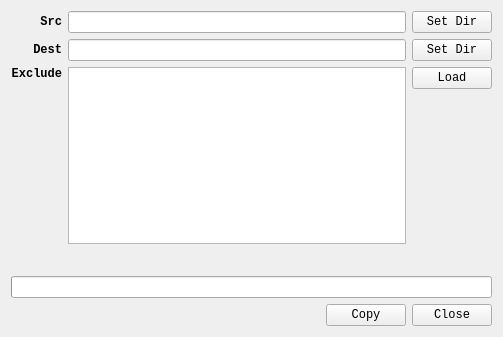
<?xml version="1.0" encoding="UTF-8"?>
<ui version="4.0">
 <class>Form</class>
 <widget class="QWidget" name="Form">
  <property name="geometry">
   <rect>
    <x>0</x>
    <y>0</y>
    <width>503</width>
    <height>337</height>
   </rect>
  </property>
  <property name="font">
   <font>
    <family>Consolas</family>
   </font>
  </property>
  <property name="windowTitle">
   <string>Form</string>
  </property>
  <layout class="QVBoxLayout" name="verticalLayout_3">
   <item>
    <layout class="QGridLayout" name="gridLayout">
     <item row="2" column="1">
      <widget class="QListWidget" name="listWidget"/>
     </item>
     <item row="0" column="0">
      <widget class="QLabel" name="label">
       <property name="font">
        <font>
         <weight>75</weight>
         <bold>true</bold>
        </font>
       </property>
       <property name="text">
        <string>Src</string>
       </property>
       <property name="alignment">
        <set>Qt::AlignRight|Qt::AlignTrailing|Qt::AlignVCenter</set>
       </property>
      </widget>
     </item>
     <item row="0" column="1">
      <widget class="QLineEdit" name="lineEdit"/>
     </item>
     <item row="0" column="2">
      <widget class="QPushButton" name="pushButton">
       <property name="text">
        <string>Set Dir</string>
       </property>
      </widget>
     </item>
     <item row="1" column="0">
      <widget class="QLabel" name="label_2">
       <property name="font">
        <font>
         <weight>75</weight>
         <bold>true</bold>
        </font>
       </property>
       <property name="text">
        <string>Dest</string>
       </property>
       <property name="alignment">
        <set>Qt::AlignRight|Qt::AlignTrailing|Qt::AlignVCenter</set>
       </property>
      </widget>
     </item>
     <item row="1" column="1">
      <widget class="QLineEdit" name="lineEdit_2"/>
     </item>
     <item row="1" column="2">
      <widget class="QPushButton" name="pushButton_2">
       <property name="text">
        <string>Set Dir</string>
       </property>
      </widget>
     </item>
     <item row="2" column="0">
      <layout class="QVBoxLayout" name="verticalLayout">
       <item>
        <widget class="QLabel" name="label_3">
         <property name="font">
          <font>
           <weight>75</weight>
           <bold>true</bold>
          </font>
         </property>
         <property name="text">
          <string>Exclude</string>
         </property>
         <property name="alignment">
          <set>Qt::AlignRight|Qt::AlignTrailing|Qt::AlignVCenter</set>
         </property>
        </widget>
       </item>
       <item>
        <spacer name="verticalSpacer">
         <property name="orientation">
          <enum>Qt::Vertical</enum>
         </property>
         <property name="sizeHint" stdset="0">
          <size>
           <width>20</width>
           <height>40</height>
          </size>
         </property>
        </spacer>
       </item>
      </layout>
     </item>
     <item row="2" column="2">
      <layout class="QVBoxLayout" name="verticalLayout_2">
       <item>
        <widget class="QPushButton" name="pushButton_3">
         <property name="text">
          <string>Load</string>
         </property>
        </widget>
       </item>
       <item>
        <spacer name="verticalSpacer_2">
         <property name="orientation">
          <enum>Qt::Vertical</enum>
         </property>
         <property name="sizeHint" stdset="0">
          <size>
           <width>20</width>
           <height>40</height>
          </size>
         </property>
        </spacer>
       </item>
      </layout>
     </item>
    </layout>
   </item>
   <item>
    <spacer name="verticalSpacer_3">
     <property name="orientation">
      <enum>Qt::Vertical</enum>
     </property>
     <property name="sizeHint" stdset="0">
      <size>
       <width>20</width>
       <height>40</height>
      </size>
     </property>
    </spacer>
   </item>
   <item>
    <widget class="QProgressBar" name="progressBar">
     <property name="value">
      <number>0</number>
     </property>
     <property name="textVisible">
      <bool>false</bool>
     </property>
    </widget>
   </item>
   <item>
    <layout class="QHBoxLayout" name="horizontalLayout_4">
     <item>
      <spacer name="horizontalSpacer">
       <property name="orientation">
        <enum>Qt::Horizontal</enum>
       </property>
       <property name="sizeHint" stdset="0">
        <size>
         <width>40</width>
         <height>20</height>
        </size>
       </property>
      </spacer>
     </item>
     <item>
      <widget class="QPushButton" name="pushButton_4">
       <property name="text">
        <string>Copy</string>
       </property>
      </widget>
     </item>
     <item>
      <widget class="QPushButton" name="pushButton_5">
       <property name="text">
        <string>Close</string>
       </property>
      </widget>
     </item>
    </layout>
   </item>
  </layout>
 </widget>
 <resources/>
 <connections>
  <connection>
   <sender>pushButton_5</sender>
   <signal>clicked()</signal>
   <receiver>Form</receiver>
   <slot>close()</slot>
   <hints>
    <hint type="sourcelabel">
     <x>325</x>
     <y>336</y>
    </hint>
    <hint type="destinationlabel">
     <x>465</x>
     <y>372</y>
    </hint>
   </hints>
  </connection>
 </connections>
</ui>
